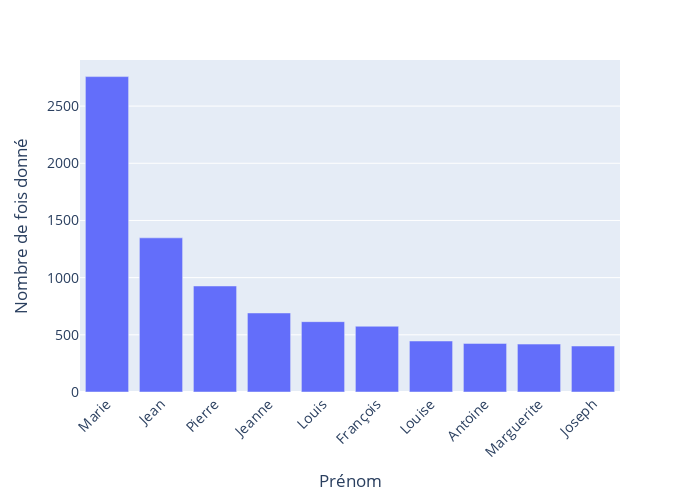

Notebook source saved alongside this figure:
### Code cell
# Prénoms les plus observés
top_names = df['firstname'].value_counts().head(10)
top_names_df = top_names.reset_index()
top_names_df.columns = ['Prénom', 'Nombre de fois donné']

fig = px.bar(top_names_df, x='Prénom', y='Nombre de fois donné',
            #  title='Les 10 prénoms les plus courants',
             labels={'Prénom': 'Prénom', 'Nombre de fois donné': 'Nombre de fois donné'},
             width=700,
             height=500)
fig.update_layout(xaxis_tickangle=-45,
                #   plot_bgcolor='white',
                  xaxis=dict(title='Prénom'),
                  yaxis=dict(title='Nombre de fois donné'),
                  title=dict(x=0.5),
                  font = dict(size=14))
fig.show()

### Figure 1 — Plotly figure (JSON) as saved in the notebook; plotly's stock layout.template omitted (floating-point values rounded to 4 significant figures)
{"data": [{"alignmentgroup": "True", "hovertemplate": "Prénom=%{x}<br>Nombre de fois donné=%{y}<extra></extra>", "legendgroup": "", "marker": {"color": "#636efa", "pattern": {"shape": ""}}, "name": "", "offsetgroup": "", "orientation": "v", "showlegend": false, "textposition": "auto", "type": "bar", "x": ["Marie", "Jean", "Pierre", "Jeanne", "Louis", "François", "Louise", "Antoine", "Marguerite", "Joseph"], "xaxis": "x", "y": [2758, 1348, 927, 691, 615, 575, 446, 425, 419, 402], "yaxis": "y"}], "layout": {"barmode": "relative", "font": {"size": 14}, "height": 500, "legend": {"tracegroupgap": 0}, "margin": {"t": 60}, "title": {"x": 0.5}, "width": 700, "xaxis": {"anchor": "y", "domain": [0, 1], "tickangle": -45, "title": {"text": "Prénom"}}, "yaxis": {"anchor": "x", "domain": [0, 1], "title": {"text": "Nombre de fois donné"}}}}
